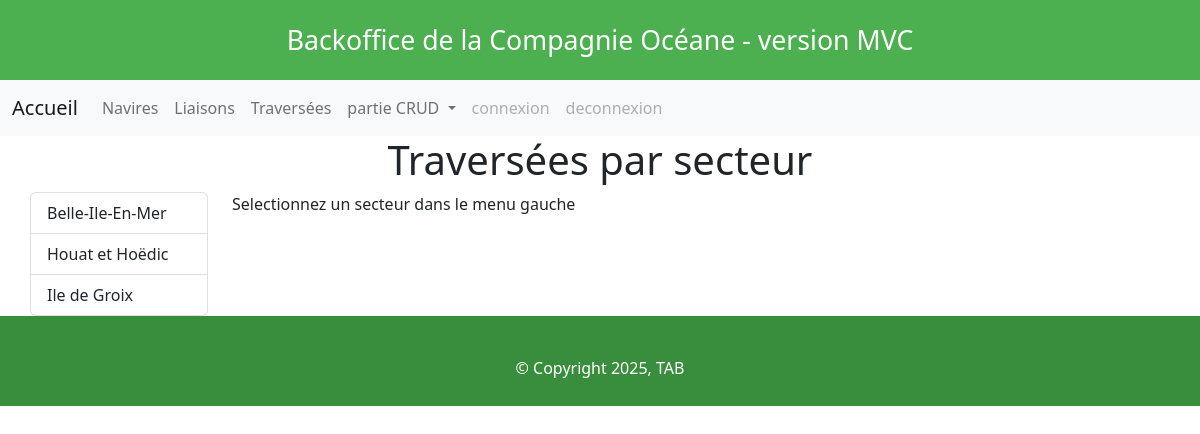
/site/index.php?p=afficheTraversees, run on the app's committed database.
### tables this page shows
CREATE TABLE `secteur` (
  `id` tinyint(3) unsigned NOT NULL,
  `nom` varchar(100) NOT NULL,
  `photo` varchar(100) NOT NULL,
  `description` text NOT NULL,
  `url` varchar(250) DEFAULT NULL,
  PRIMARY KEY (`id`)
);

### site/modele/secteur_modele.php (called while the page is built, shortened)
<?php
function getSecteurs() : array{
    $resultat = array();
    try {
        $connexion = getPDO();
        $req = $connexion->prepare("SELECT * FROM secteur");
        $req->execute();
        $ligne = $req->fetch(PDO::FETCH_ASSOC);
        while ($ligne) {
            $resultat[] = $ligne;
            $ligne = $req->fetch(PDO::FETCH_ASSOC);
        }
    } catch (PDOException $e) {
        print "Erreur !: " . $e->getMessage();
        die();
    }
    return $resultat;
}

### site/controleur/traversee_controleur.php (called while the page is built, shortened)
<?php
include_once __DIR__ . '/../modele/secteur_modele.php';
function afficherTraversees() : array {
    $secteurSelectionne = null;
    $lesLiaisons = null;
    $liaisonSelectionnee = null;
    $date = null;
    $lesTraversees = null;
    $placesCapacite = null;
    return [
        'view' => __DIR__ . '/../vue/afficheTraversees_vue.php',
        'data' => [
            'lesTraversees' => $lesTraversees,
            'secteurSelectionne' => $secteurSelectionne,
            'lesLiaisons' => $lesLiaisons,
            'liaisonSelectionnee' => $liaisonSelectionnee,
            'dateTraversee' => $date,
            'placesCapacite' => $placesCapacite,
            'lesCategories' => getCategories(),
            'lesSecteurs' => getSecteurs()
        ]
    ];
}

### site/vue/afficheTraversees_vue.php (the view, shortened to what this page needs)
<?php
$title = "Traversées par secteur";
?>
<h1 class="page-header text-center"><?= $title ?></h1>
<div class="row">
  <div class="list-group col-2" >
  <?php foreach ($lesSecteurs as $secteur){
      $active = "";
  ?>
      <a href="?p=afficheTraversees&secteur=<?=$secteur['id']?>" class="list-group-item list-group-item-action <?=$active?>">
      <?=$secteur['nom']?>
    </a>
  <?php
  }
  ?>
  </div>
  <div class="col">
    <?php
      if (!isset($_GET['secteur'])){
      ?>
        <p>Selectionnez un secteur dans le menu gauche </p>
      <?php
      }
    ?>
<?php
include_once 'layout.php';

### site/css/style.css (style rules this page uses)
:root { --primary-color: #4CAF50; --secondary-color: #388E3C; --accent-color: #C8E6C9; --text-color: #FFFFFF; --text-dark: #333333; }
body { font-family: 'Roboto', sans-serif; margin: 0; padding: 0; background-color: var(--accent-color); color: var(--text-dark); }
a { color: var(--primary-color); text-decoration: none; transition: color 0.3s ease; }

### data on the page
secteur: nom "Belle-Ile-En-Mer"
secteur: nom "Houat et Hoëdic"
secteur: nom "Ile de Groix"

### other printed values
$title "Traversées par secteur"
